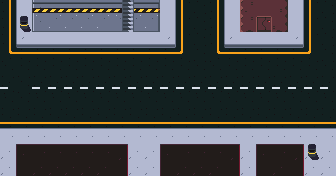

The image is a tile-based game level rendered from a .tmx file. Its description and complete source (layers, tilesets, objects, tile grids) follow:
An orthogonal 21x11 tile map with 16x16 px tiles, 2 tile layers (Calque 1, Calque 2) and 7 objects (6x Wall, Bonus).

<map version="1.2" tiledversion="1.3.2" orientation="orthogonal" renderorder="right-down" compressionlevel="0" width="21" height="11" tilewidth="16" tileheight="16" infinite="0" nextlayerid="4" nextobjectid="11">
 <tileset firstgid="1" name="futuristic" tilewidth="16" tileheight="16" tilecount="81" columns="9">
  <image source="futuristic.png" width="144" height="144" />
 </tileset>
 <layer id="1" name="Calque 1" width="21" height="11">
  <data encoding="csv">
33,10,64,65,65,65,65,66,67,68,12,32,38,33,10,16,17,18,12,32,38,
33,10,73,74,74,74,74,75,76,77,12,32,38,33,10,25,26,27,12,32,38,
33,19,20,20,20,20,20,20,20,20,21,32,38,33,19,20,20,20,21,32,38,
31,28,28,28,28,28,28,28,28,28,28,30,38,31,28,28,28,28,28,30,38,
38,38,38,38,38,38,38,38,38,38,38,38,38,38,38,38,38,38,38,38,38,
37,38,37,37,37,37,37,37,37,37,37,37,37,37,37,37,37,37,37,37,37,
38,38,38,38,38,38,38,38,38,38,38,38,38,38,38,38,38,38,38,38,38,
46,47,48,46,46,46,46,46,46,46,46,46,46,46,46,46,46,46,46,46,46,
2,2,2,2,2,2,2,2,2,2,2,2,2,2,2,2,2,2,2,2,2,
11,4,5,5,5,5,5,6,11,11,4,5,5,5,6,11,4,5,6,11,11,
11,13,14,14,14,14,14,15,11,11,13,14,14,14,15,11,13,14,15,11,11
</data>
 </layer>
 <layer id="2" name="Calque 2" width="21" height="11">
  <data encoding="csv">
0,0,0,0,0,0,0,0,0,0,0,0,0,0,0,0,0,0,0,0,0,
0,55,0,0,0,0,0,0,0,0,0,0,0,0,0,0,0,0,0,0,0,
0,0,0,0,0,0,0,0,0,0,0,0,0,0,0,0,0,0,0,0,0,
0,0,0,0,0,0,0,0,0,0,0,0,0,0,0,0,0,0,0,0,0,
0,0,0,0,0,0,0,0,0,0,0,0,0,0,0,0,0,0,0,0,0,
0,0,0,0,0,0,0,0,0,0,0,0,0,0,0,0,0,0,0,0,0,
0,0,0,0,0,0,0,0,0,0,0,0,0,0,0,0,0,0,0,0,0,
0,0,0,0,0,0,0,0,0,0,0,0,0,0,0,0,0,0,0,0,0,
0,0,0,0,0,0,0,0,0,0,0,0,0,0,0,0,0,0,0,0,0,
0,0,0,0,0,0,0,0,0,0,0,0,0,0,0,0,0,0,0,55,0,
0,0,0,0,0,0,0,0,0,0,0,0,0,0,0,0,0,0,0,0,0
</data>
 </layer>
 <objectgroup id="3" name="Triggers">
  <object id="2" type="Wall" x="280" y="72">
   <point />
  </object>
  <object id="3" type="Wall" x="280" y="86">
   <point />
  </object>
  <object id="4" type="Wall" x="103" y="106">
   <point />
  </object>
  <object id="5" type="Wall" x="103" y="126">
   <point />
  </object>
  <object id="6" type="Bonus" x="280.698" y="120.682">
   <point />
  </object>
  <object id="7" type="Wall" x="104" y="88">
   <point />
  </object>
  <object id="8" type="Wall" x="279.941" y="104.159">
   <point />
  </object>
 </objectgroup>
</map>